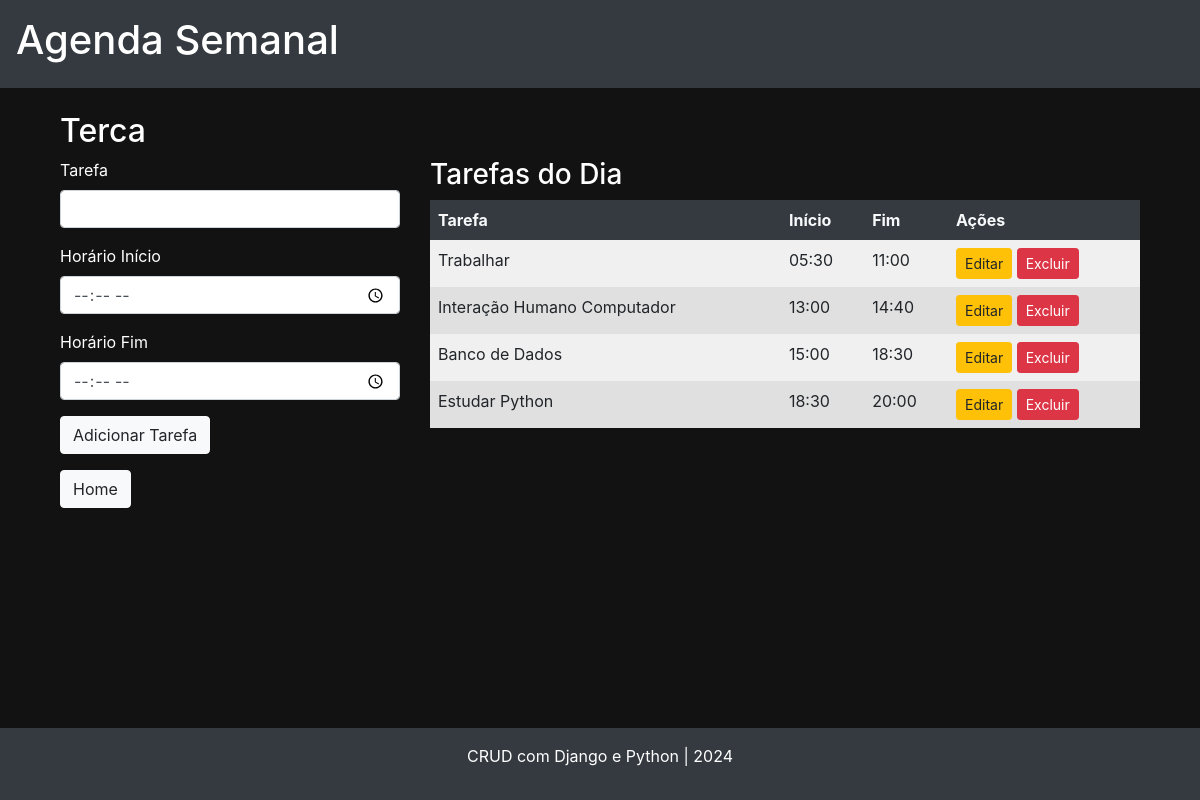
The page /dia/terca/ (signed in) on the database its author committed.
### core/models.py (models this page shows, shortened)
class Tarefa(models.Model):
    DIA_CHOICES = [
        ('segunda', 'Segunda-feira'),
        ('terca', 'Terça-feira'),
        ('quarta', 'Quarta-feira'),
        ('quinta', 'Quinta-feira'),
        ('sexta', 'Sexta-feira'),
        ('sabado', 'Sábado'),
        ('domingo', 'Domingo'),
    ]
    dia = models.CharField(max_length=10, choices=DIA_CHOICES)
    tarefa = models.CharField(max_length=255)
    horario_inicio = models.TimeField()
    horario_fim = models.TimeField()
    user = models.ForeignKey(User, on_delete=models.CASCADE)

### core/views.py (the view, shortened to what this page needs)
# urls.py: path('dia/<str:dia>/', dia_da_semana, name='dia_da_semana'),
@login_required
def dia_da_semana(request, dia):
    tarefas = Tarefa.objects.filter(dia=dia, user=request.user)
    context = {
        'dia': dia,
        'tarefas': tarefas
    }
    return render(request, "dia.html", context)

### templates/dia.html (shortened to what this page needs)
{% extends 'base.html' %}
{% block content %}
<div class="container">
    <h2>{{ dia|title }}</h2>
    <div class="row">
        <div class="col-md-4">
            <form method="POST">
                <div class="mb-3">
                    <label for="tarefa" class="form-label">Tarefa</label>
                    <input type="text" class="form-control" id="tarefa" name="tarefa">
                </div>
                <div class="mb-3">
                    <label for="horario_inicio" class="form-label">Horário Início</label>
                    <input type="time" class="form-control" id="horario_inicio" name="horario_inicio">
                </div>
                <div class="mb-3">
                    <label for="horario_fim" class="form-label">Horário Fim</label>
                    <input type="time" class="form-control" id="horario_fim" name="horario_fim">
                </div>
                <button type="submit" class="btn btn-light">Adicionar Tarefa</button>
            </form>
            <a href="{% url 'home' %}" class="btn btn-light mt-3">Home</a>
        </div>
        <div class="col-md-8">
            <h3>Tarefas do Dia</h3>
            <table class="table table-striped">
                <thead>
                    <tr>
                        <th scope="col">Tarefa</th>
                        <th scope="col">Início</th>
                        <th scope="col">Fim</th>
                        <th scope="col">Ações</th>
                    </tr>
                </thead>
                <tbody>
                    {% for tarefa in tarefas %}
                    <tr>
                        <td>{{ tarefa.tarefa }}</td>
                        <td>{{ tarefa.horario_inicio }}</td>
                        <td>{{ tarefa.horario_fim }}</td>
                        <td>
                            <a href="{% url 'editar_tarefa' tarefa.id %}" class="btn btn-warning btn-sm">Editar</a>
                            <a href="{% url 'excluir_tarefa' tarefa.id %}" class="btn btn-danger btn-sm">Excluir</a>
                        </td>
                    </tr>
                    {% endfor %}
                </tbody>
            </table>
        </div>
    </div>
</div>
{% endblock %}

### static/css/styles.css (style rules this page uses)
html, body { height: 100%; margin: 0; }
body { display: flex; flex-direction: column; }
body { background-color: #121212; color: #ffffff; }
a { color: #ffffff; }
table.table-striped { width: 100%; border-collapse: collapse; color: #f8f9fa; }
table.table-striped th, table.table-striped td { padding: 8px; border: none; }
table.table-striped th { background-color: #343a40; color: #f8f9fa; }
table.table-striped tr:nth-child(odd) { background-color: #f0f0f0; color: #212529; }
table.table-striped tr:nth-child(even) { background-color: #e0e0e0; color: #212529; }
.btn-light { background-color: #f8f9fa; color: #212529; }

### rows shown on the page
Tarefa: tarefa "Trabalhar", horario_inicio "05:30", horario_fim "11:00"
Tarefa: tarefa "Interação Humano Computador", horario_inicio "13:00", horario_fim "14:40"
Tarefa: tarefa "Banco de Dados", horario_inicio "15:00", horario_fim "18:30"
Tarefa: tarefa "Estudar Python", horario_inicio "18:30", horario_fim "20:00"

### other values the page prints
{{ dia|title }} "Terca"
